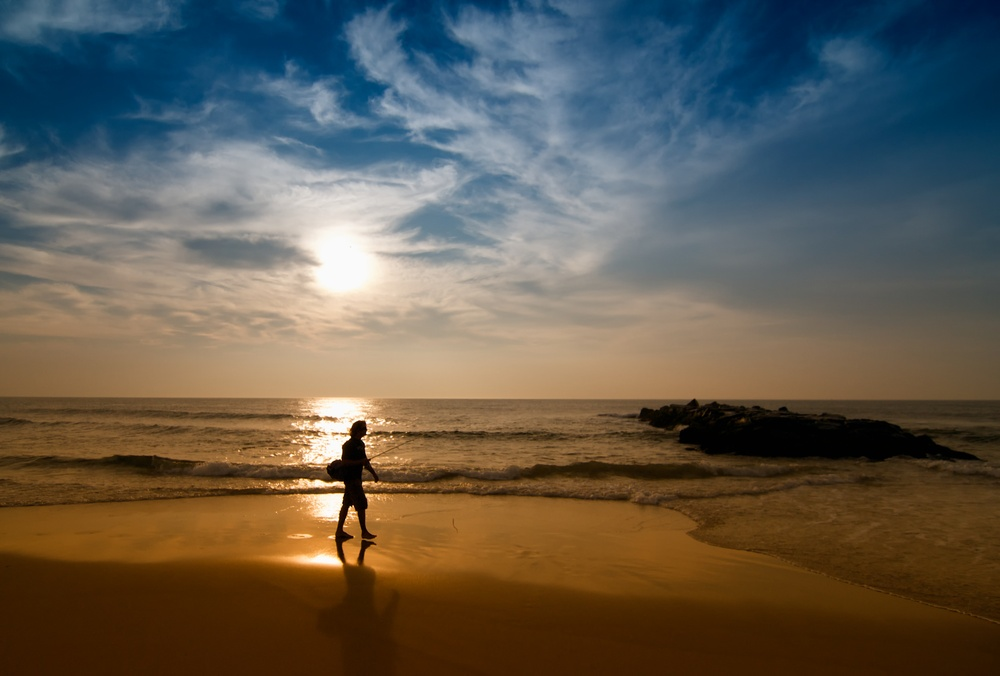
#> input picture Projects/Data/beach.jpg, 1000 x 676 px, shrunk from 4322 x 2922 before the run
$ python 001-Cool_vs_Warm_prediction.py
#> lines starting #> are read from the running program, lines starting #| are printed output that depends on the picture; after the words box and inside, x2 and y2 are one past the last pixel; in counts of white or black regions, pixels touching at a corner belong together
# Cool colors are typically in the blue and green range (hue values between 90-180 in HSV), while warm colors are in the red, orange, and yellow range (hue values between 0-60).

import cv2
import numpy as np

def predict_cool_vs_warm(image_path):
    # Load the image and convert to HSV
#> called with image_path = './Data/beach.jpg'
    image = cv2.imread(image_path)
#> image is the input picture: shape (676, 1000, 3); mean B, G, R 79.8, 91.1, 97.6
    image_hsv = cv2.cvtColor(image, cv2.COLOR_BGR2HSV)
#> image_hsv: shape (676, 1000, 3); mean H, S, V 47.8, 149.2, 118.6

    # Get the hue channel (0 index)
    hue = image_hsv[:, :, 0]
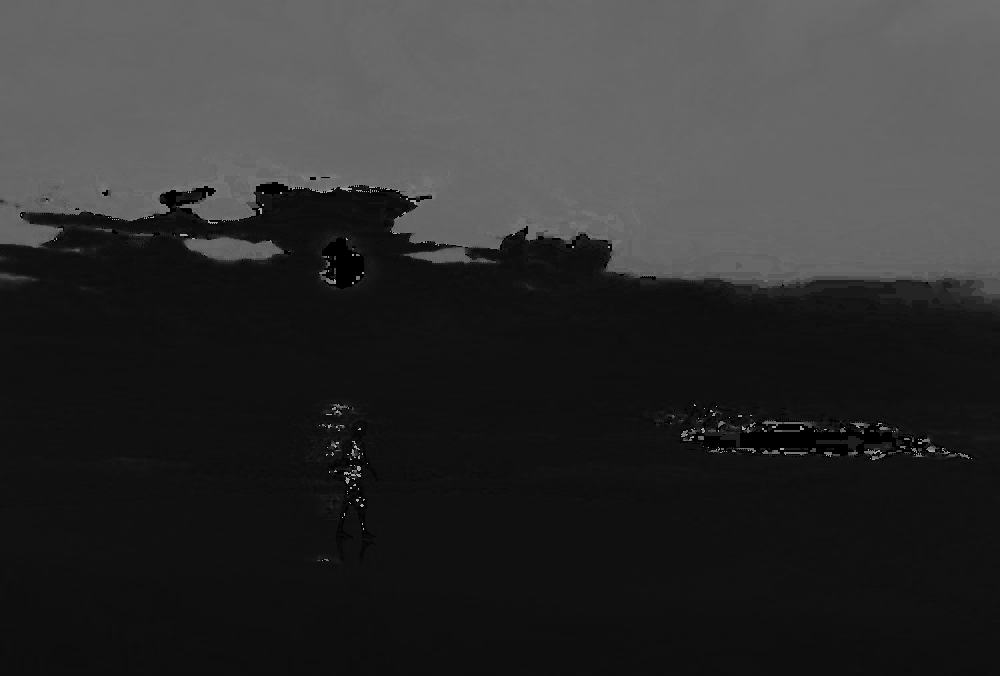
#> hue: shape (676, 1000); min 0, max 179, mean 47.8

    # Define warm (0-60) and cool (90-180) ranges
    warm_mask = (hue >= 0) & (hue <= 60)
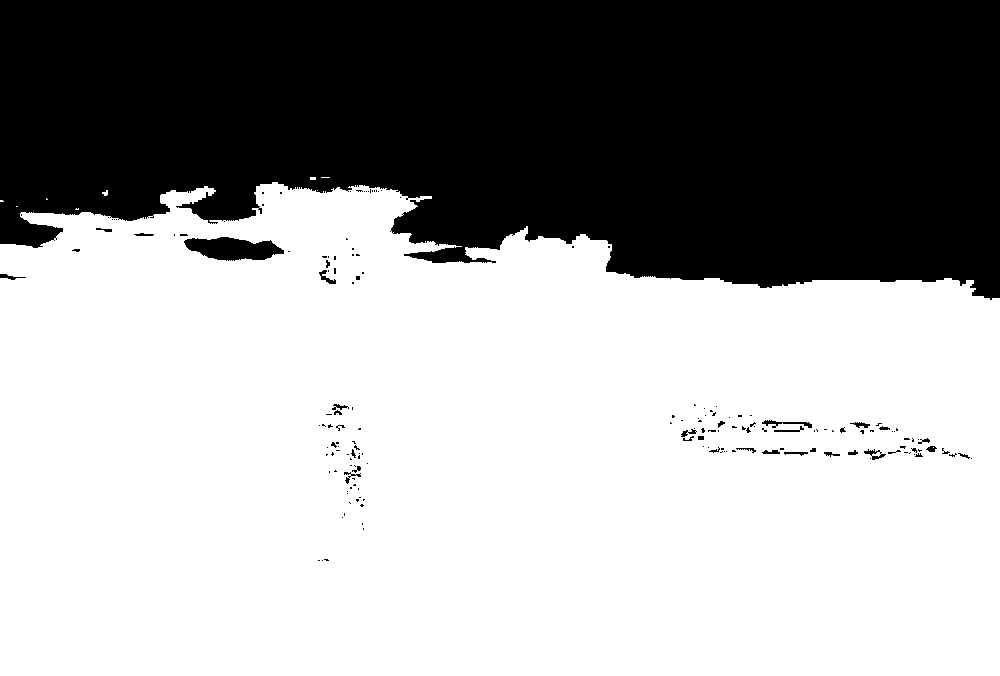
#> warm_mask: shape (676, 1000) bool; 63.4% white; 172 black regions (138 under 20 px), largest, box (x1, y1, x2, y2) and area: (0, 0, 1000, 300) 243872, (184, 237, 284, 261) 1637, (762, 420, 812, 428) 149
    cool_mask = (hue >= 90) & (hue <= 180)
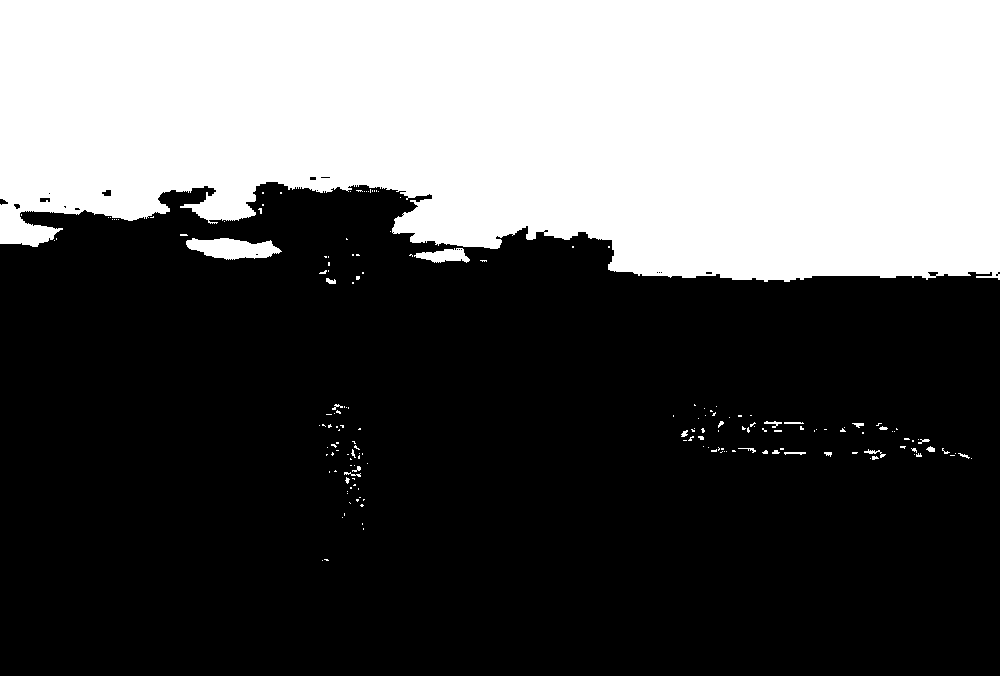
#> cool_mask: shape (676, 1000) bool; 36% white; 174 white regions (152 under 20 px), largest, box (x1, y1, x2, y2) and area: (0, 0, 1000, 282) 240348, (186, 238, 282, 260) 1418, (414, 248, 470, 263) 514

    print(hue.size)
#| 676000

    # Calculate the percentage of warm and cool pixels
    warm_percentage = np.sum(warm_mask) / hue.size * 100
#> warm_percentage = 63.38
    cool_percentage = np.sum(cool_mask) / hue.size * 100
#> cool_percentage = 36.05

    # Decide which is dominant
    if warm_percentage > cool_percentage:
        prediction = "Warm"
    else:
        prediction = "Cool"

    print(f"Warm Pixels: {warm_percentage:.2f}%")
#| Warm Pixels: 63.38%
    print(f"Cool Pixels: {cool_percentage:.2f}%")
#| Cool Pixels: 36.05%

    return prediction

predict_cool_vs_warm('./Data/beach.jpg')
